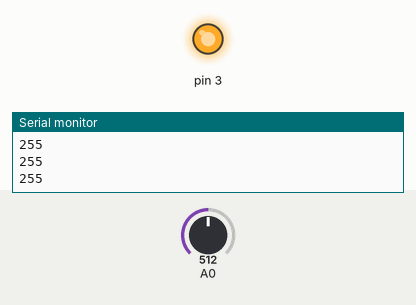
Recording of a sketch running on a simulated Arduino Uno, built with avr-gcc and run on an emulated ATmega328P. Shown: output pins drawn as LEDs (lit = HIGH), the last lines printed to the serial monitor. The test bench sets the inputs (shaded band); at power-on: A0 = 512.

Above: at 1.2 s.
1.3 s: A0 set to 269
2.8 s: A0 set to 243
At 3.9 s:
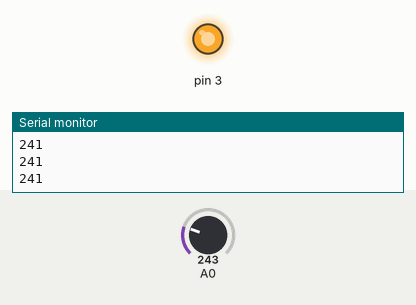
4.3 s: A0 set to 122
At 5.2 s:
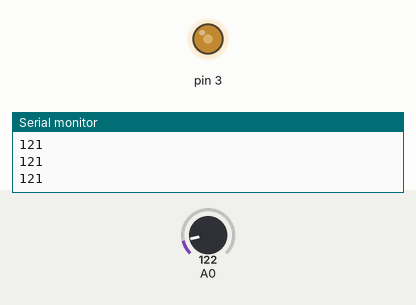
5.8 s: A0 set to 105
At 6.2 s:
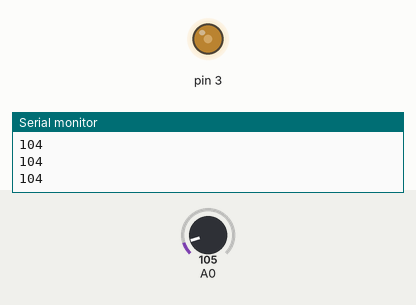
7.3 s: A0 set to 90
At 8.6 s:
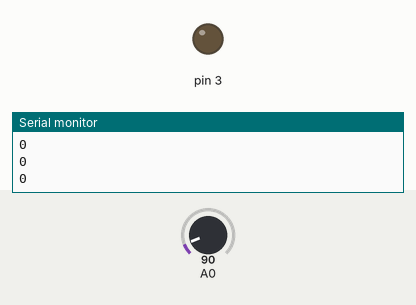
Timing chart, 0 to 9.8 s (numbered marks = the images above; inputs shaded):
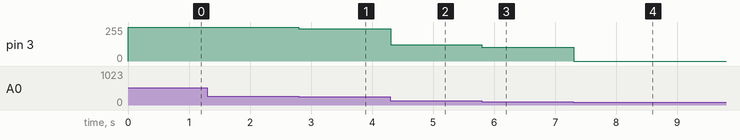

The sketch:

wk15.ino
```cpp
void setup() {

Serial.begin(9600);}

void loop() {
int sensorRead = analogRead(A0);
{
    if(sensorRead< 100){sensorRead=0;}
  else if(sensorRead>257){sensorRead=257;}
  int ledDimming = map(sensorRead,0, 257, 0, 255);
  analogWrite(3,ledDimming);
  Serial.println(ledDimming);
  delay(2);
}

}
```

Measured:
- the behaviour switches between 100 and 99 on A0 (found by bisection; images 3 and 4)
- after the input at 2.8 s, pin 3: 255/255 → 241/255 at once
- after the input at 4.3 s, pin 3: 241/255 → 121/255 at once
- after the input at 5.8 s, pin 3: 121/255 → 104/255 at once
- after the input at 7.3 s, pin 3: 104/255 → 0/255 at once
